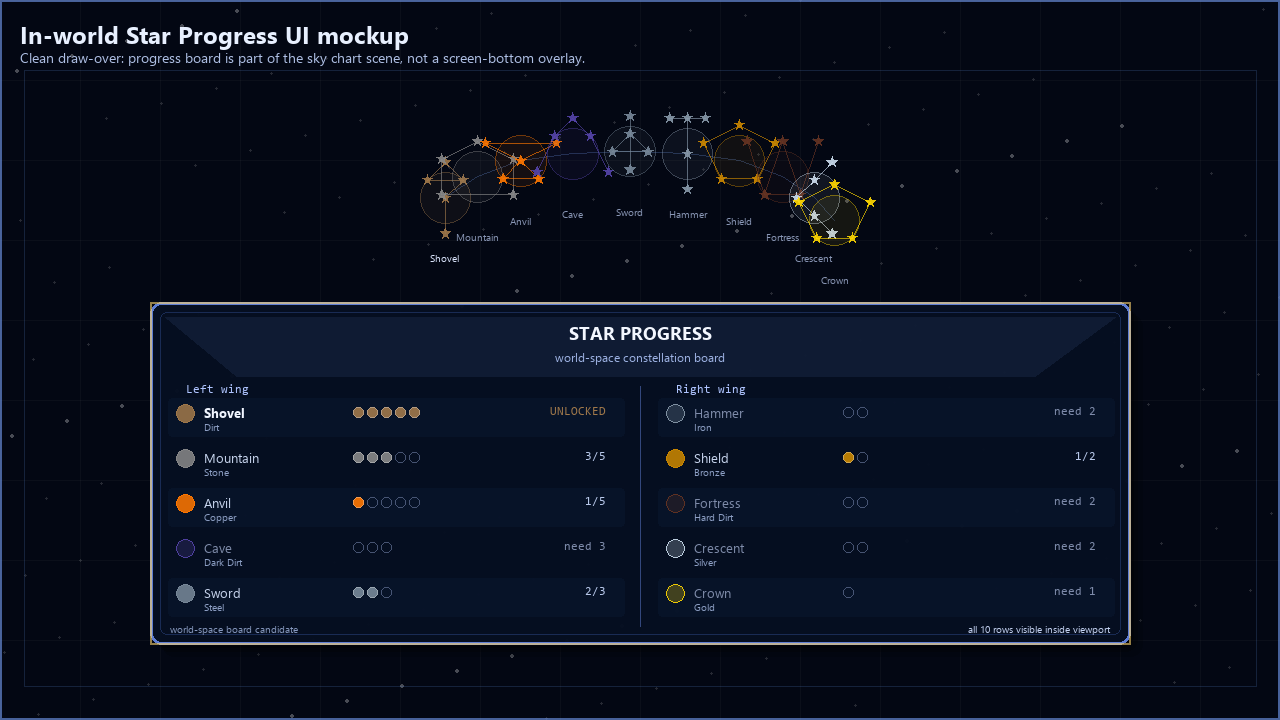
#> input picture ai-tools/2026-07-05-starpillar-in-world-progress-ui-drawover.png, 1280 x 720 px
$ python -i 2026-07-28-build-approved-2d-resource-overlays-v5.py   (imports and definitions only)
#> lines starting #> are read from the running program, lines starting #| are printed output that depends on the picture
"""Pack the approved flat-2D ImageGen resources into runtime atlases.

This script does not draw replacement resource art. It trims, scales, packs,
and validates the approved ImageGen alpha sheets while preserving the four
previously accepted resources and every non-resource recognition frame.
"""

from __future__ import annotations

import hashlib
import json
from pathlib import Path

from PIL import Image, ImageDraw, ImageFont, ImageOps


ROOT = Path(__file__).resolve().parents[1]
SEMANTIC_ROOT = ROOT / "sprites/backgrounds/world-visual-v2/semantic-decals-v1"
SOURCE_ROOT = SEMANTIC_ROOT / "imagegen-overlay-2d-v5"
ALPHA_SHEET_ROOT = SOURCE_ROOT / "alpha-sheets"
RETAINED_ROOT = ROOT / "sprites/tiles/resource-overlays-imagegen-v4"
STATIC_ROOT = ROOT / "sprites/tiles/resource-overlays-imagegen-v5-2d"
SCENIC_ROOT = ROOT / "sprites/backgrounds/world-scenic-regions-v1"
REVIEW_ROOT = ROOT / "visual-approval-previews/overground-texture-audit-v7-approved-2d-runtime"

RESOURCE_ATLAS = SEMANTIC_ROOT / "resource-overlays-imagegen-2d-v5.png"
OLD_RECOGNITION_ATLAS = SCENIC_ROOT / "level1-ground-recognition-atlas-v5.png"
RECOGNITION_ATLAS = SCENIC_ROOT / "level1-ground-recognition-atlas-v6.png"
MANIFEST_PATH = SOURCE_ROOT / "manifest.json"
REVIEW_PATH = REVIEW_ROOT / "01-approved-2d-overlays-on-four-grounds.png"

FRAME_PX = 188
RECOGNITION_FRAME_PX = 94
RESOURCE_COLUMNS = 6
RECOGNITION_COLUMNS = 8
RESOURCE_FRAME_COUNT = 30
RECOGNITION_FRAME_COUNT = 48

RESOURCE_ORDER = (
    ("copper", "copper"),
    ("bronze", "bronze"),
    ("steel", "steel"),
    ("iron", "iron"),
    ("silver", "silver"),
    ("gold", "gold"),
    ("obsidian", "obsidian"),
    ("emberOre", "ember-ore"),
    ("magmaCrystal", "magma-crystal"),
    ("stone", "stone"),
)

APPROVED_2D_SHEETS = {
    "copper": "copper.png",
    "iron": "iron.png",
    "silver": "silver.png",
    "gold": "gold.png",
    "obsidian": "obsidian.png",
    "emberOre": "ember-ore.png",
}

RETAINED_RESOURCES = {"bronze", "steel", "magmaCrystal", "stone"}

GROUND_REFERENCES = (
    ROOT / "sprites/tiles/dynamic-soil/bases/soil-000-200-v1.webp",
    ROOT / "sprites/tiles/dynamic-soil/bases/soil-400-600-v2.webp",
    ROOT / "sprites/tiles/dynamic-soil/bases/soil-800-1000-v3.webp",
    ROOT / "sprites/tiles/dynamic-soil/deep-bases/deep-soil-1400-1600-v1.png",
)


# [19 lines left out: functions frame_box, ensure_inputs, not called in this run]


def alpha_trimmed(image: Image.Image) -> Image.Image:
    rgba = image.convert("RGBA")
    bbox = rgba.getchannel("A").getbbox()
    if bbox is None:
        raise ValueError("Approved resource source has no visible pixels")
    return rgba.crop(bbox)


def contain_rgba(image: Image.Image, size: int = FRAME_PX, fill_ratio: float = 0.88) -> Image.Image:
    trimmed = alpha_trimmed(image)
    limit = max(1, round(size * fill_ratio))
    scale = min(limit / trimmed.width, limit / trimmed.height)
    target = (
        max(1, round(trimmed.width * scale)),
        max(1, round(trimmed.height * scale)),
    )
    resized = trimmed.resize(target, Image.Resampling.LANCZOS)
    canvas = Image.new("RGBA", (size, size), (0, 0, 0, 0))
    canvas.alpha_composite(resized, ((size - target[0]) // 2, (size - target[1]) // 2))
    return canvas


def split_approved_sheet(path: Path) -> tuple[Image.Image, Image.Image, Image.Image]:
    sheet = Image.open(path).convert("RGBA")
    variants = []
    for index in range(3):
        left = round(index * sheet.width / 3)
        right = round((index + 1) * sheet.width / 3)
        variants.append(contain_rgba(sheet.crop((left, 0, right, sheet.height))))
#> this loop made 3 passes
#> pass 1, in alpha_trimmed, `rgba = image.convert("RGBA")`:
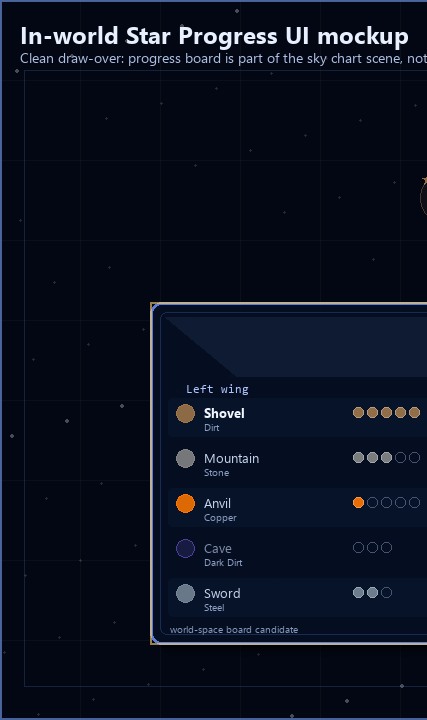
#> rgba: PIL image 427x720 RGBA; mean R, G, B, A 10.8, 16.9, 31.6, 255
#> pass 1, in contain_rgba, `resized = trimmed.resize(target, Image.Resampling.LANCZOS)`:
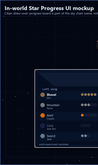
#> resized: PIL image 98x165 RGBA; mean R, G, B, A 10.9, 16.8, 31.4, 255
#> pass 2, in alpha_trimmed (call 2), `rgba = image.convert("RGBA")`:
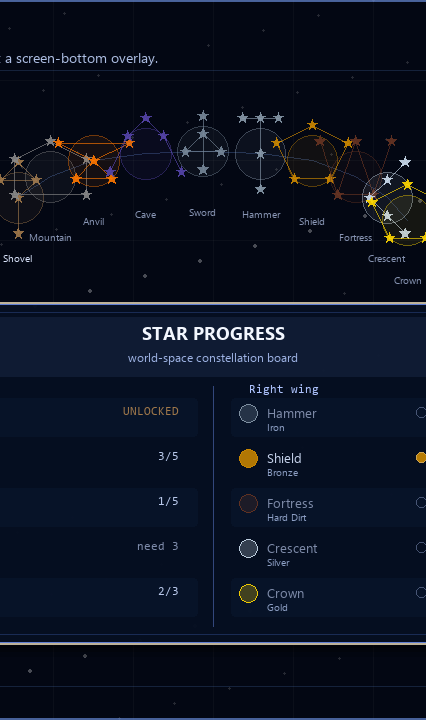
#> rgba: PIL image 426x720 RGBA; mean R, G, B, A 11.9, 18.4, 33.6, 255
#> after the loop, variants = 3 items
    return tuple(variants)


# [56 lines left out: functions retained_variants, build_resource_frames, build_resource_atlas, build_recognition_atlas, not called in this run]


def load_font(size: int, bold: bool = False) -> ImageFont.ImageFont:
    path = Path("C:/Windows/Fonts/segoeuib.ttf" if bold else "C:/Windows/Fonts/segoeui.ttf")
    return ImageFont.truetype(str(path), size) if path.is_file() else ImageFont.load_default()


# [58 lines left out: functions ground_cell, build_review, validate_frames, not called in this run]


def sha256(path: Path) -> str:
    return hashlib.sha256(path.read_bytes()).hexdigest()


def relative(path: Path) -> str:
    return path.relative_to(ROOT).as_posix()


# [33 lines left out: functions write_manifest, main, not called in this run]


# [2 lines not run here, left out]

>>> result = split_approved_sheet('2026-07-05-starpillar-in-world-progress-ui-drawover.png')

$ run again, on ai-tools/2026-07-05-starpillar-current-world-placement.png
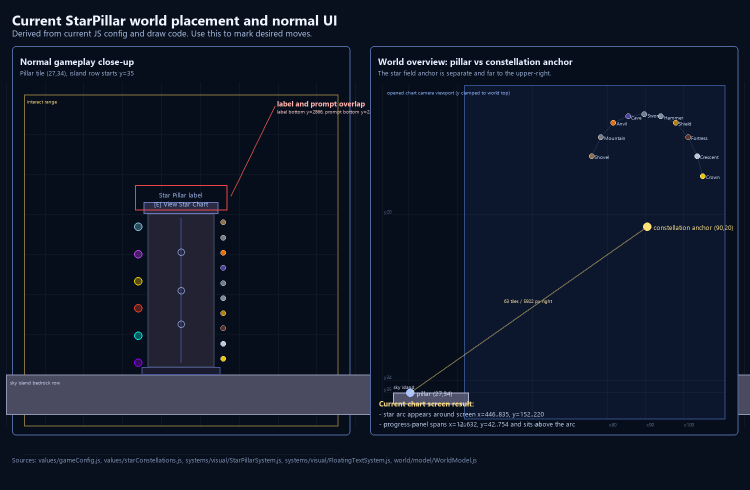
#> input picture ai-tools/2026-07-05-starpillar-current-world-placement.png, 1500 x 980 px (shown at 1/2 size)
#> the loop in split_approved_sheet, `for index in range(3):` made 3 passes
#> pass 1, in alpha_trimmed, `rgba = image.convert("RGBA")`:
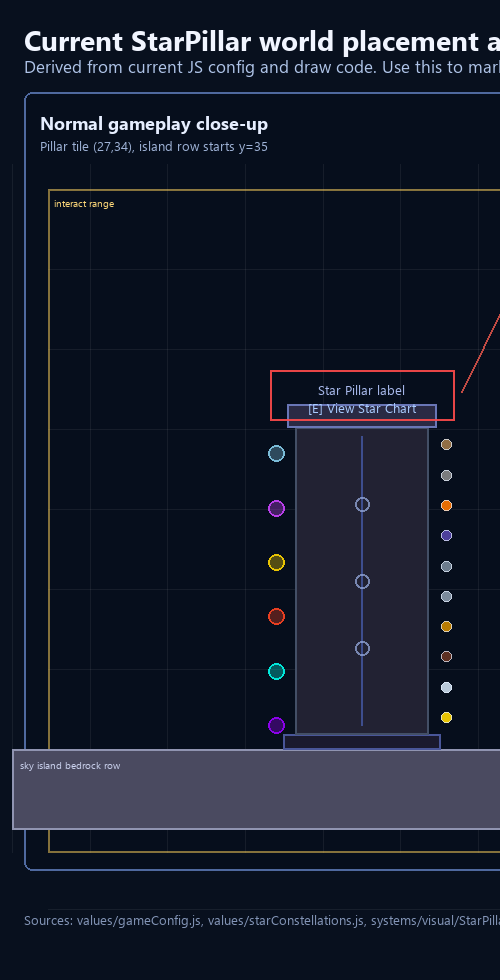
#> rgba: PIL image 500x980 RGBA; mean R, G, B, A 21.3, 27.5, 42.6, 255
#> pass 2, in alpha_trimmed (call 2), `rgba = image.convert("RGBA")`:
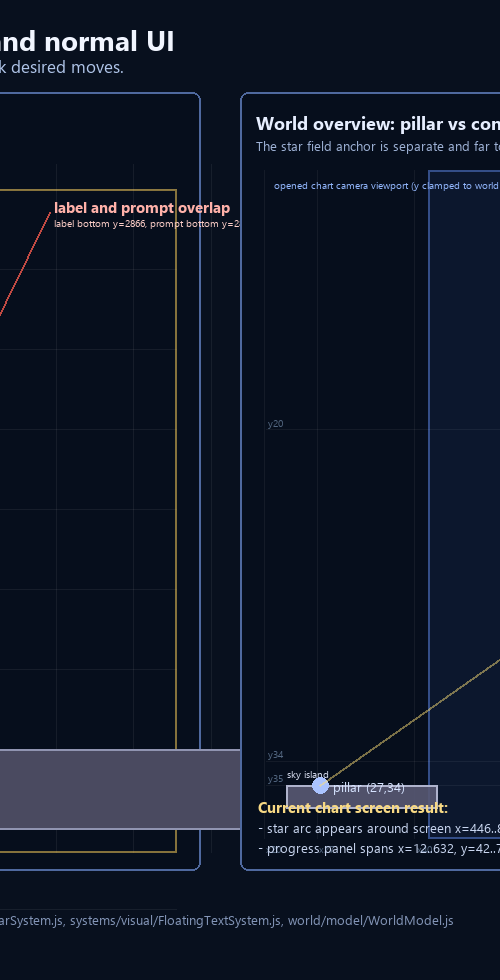
#> rgba: PIL image 500x980 RGBA; mean R, G, B, A 15.7, 23.5, 38.8, 255
#> after the loop in split_approved_sheet, `for index in range(3):`: variants = 3 items

$ run again, on ai-tools/2026-07-05-starpillar-in-world-progress-ui-mockup.png
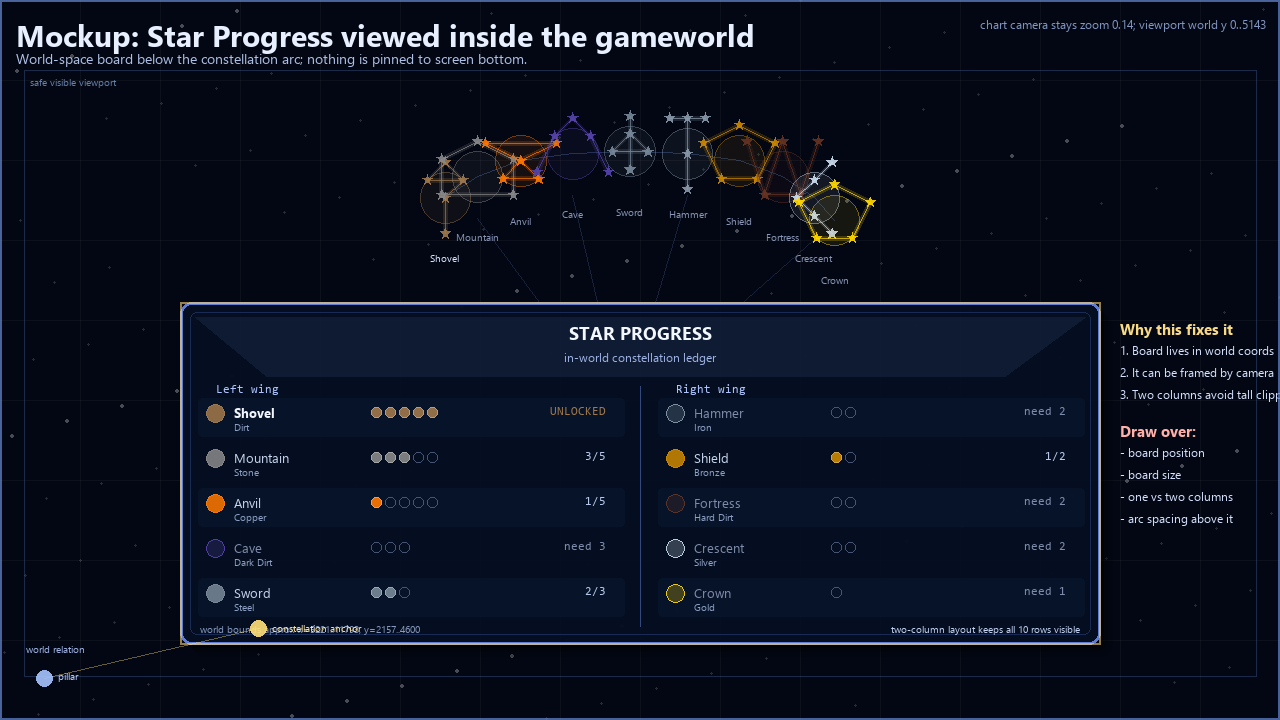
#> input picture ai-tools/2026-07-05-starpillar-in-world-progress-ui-mockup.png, 1280 x 720 px
#> the loop in split_approved_sheet, `for index in range(3):` made 3 passes
#> pass 1, in alpha_trimmed, `rgba = image.convert("RGBA")`:
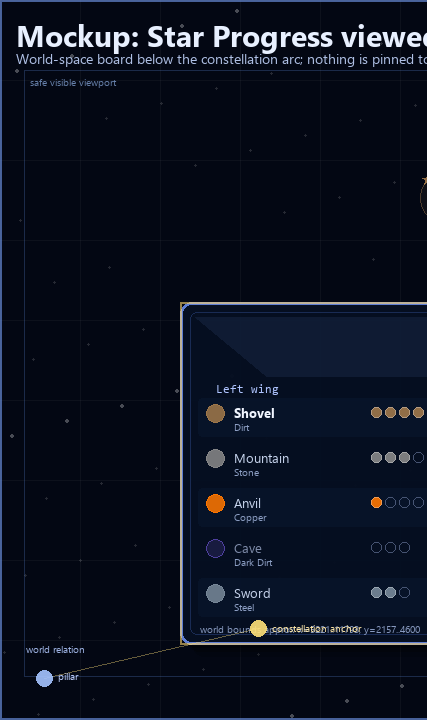
#> rgba: PIL image 427x720 RGBA; mean R, G, B, A 12, 17.8, 32.3, 255
#> pass 2, in alpha_trimmed (call 2), `rgba = image.convert("RGBA")`:
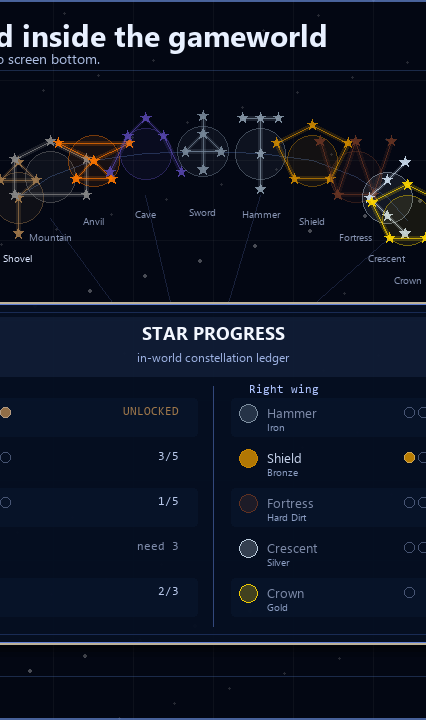
#> rgba: PIL image 426x720 RGBA; mean R, G, B, A 14.7, 21.1, 36.1, 255
#> after the loop in split_approved_sheet, `for index in range(3):`: variants = 3 items

$ run again, on ai-tools/2026-07-05-starpillar-in-world-ui-tmx-gametime-clean.png
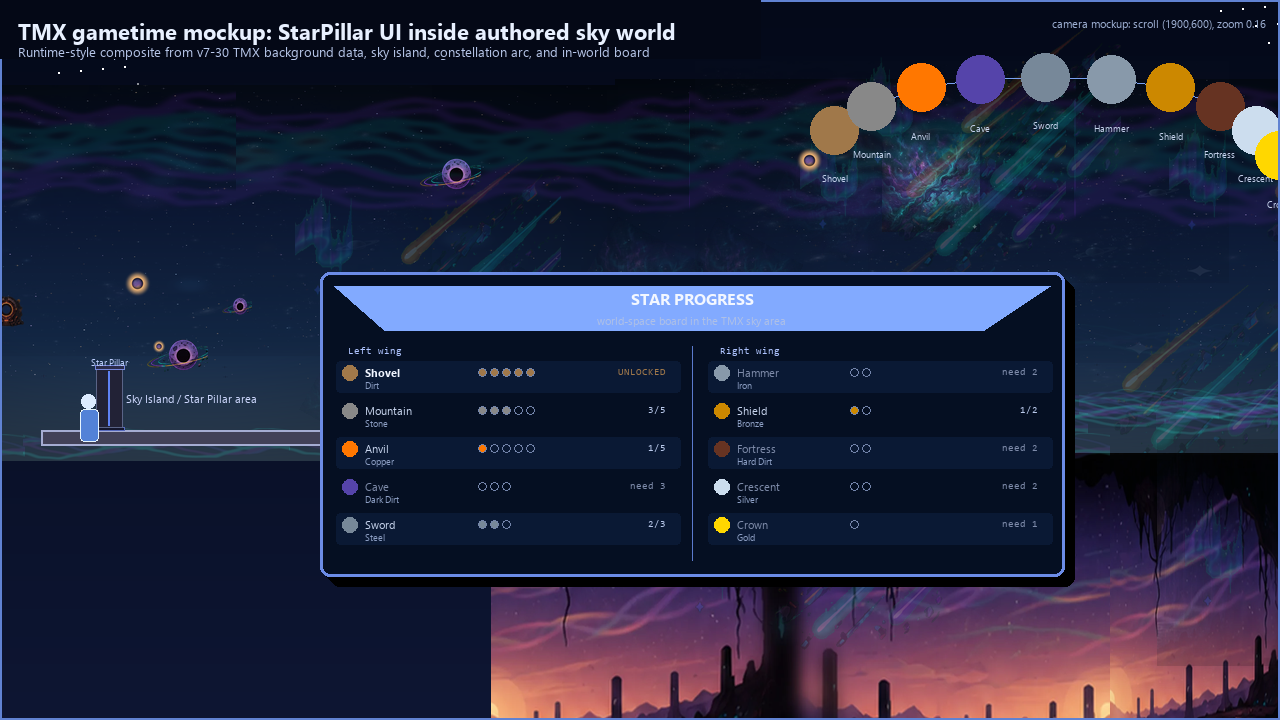
#> input picture ai-tools/2026-07-05-starpillar-in-world-ui-tmx-gametime-clean.png, 1280 x 720 px
#> the loop in split_approved_sheet, `for index in range(3):` made 3 passes
#> pass 1, in alpha_trimmed, `rgba = image.convert("RGBA")`:
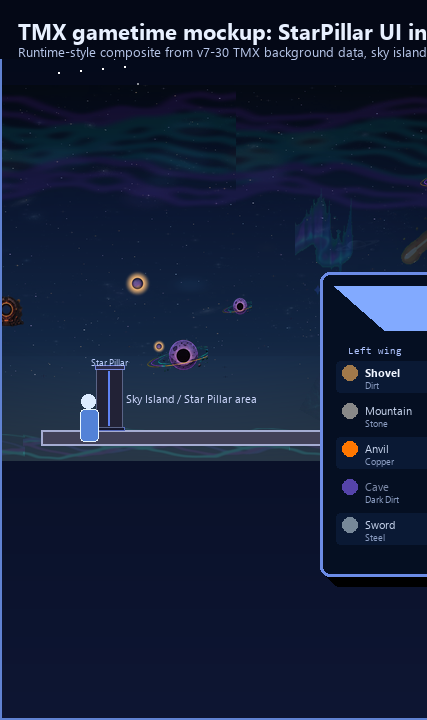
#> rgba: PIL image 427x720 RGBA; mean R, G, B, A 20.8, 31.5, 56.7, 255
#> pass 2, in alpha_trimmed (call 2), `rgba = image.convert("RGBA")`:
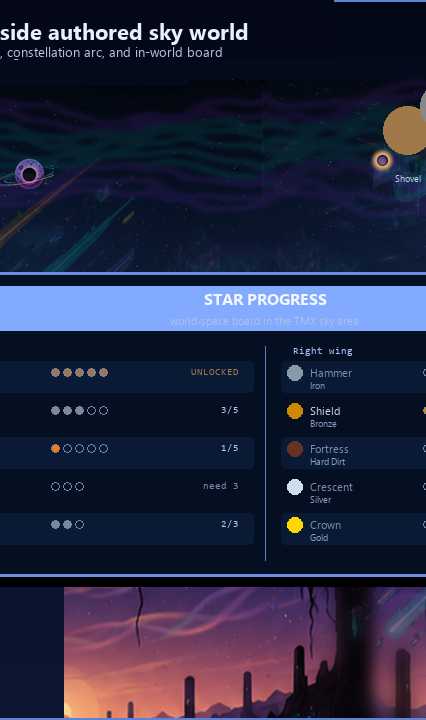
#> rgba: PIL image 426x720 RGBA; mean R, G, B, A 36.2, 39.3, 64.2, 255
#> after the loop in split_approved_sheet, `for index in range(3):`: variants = 3 items
